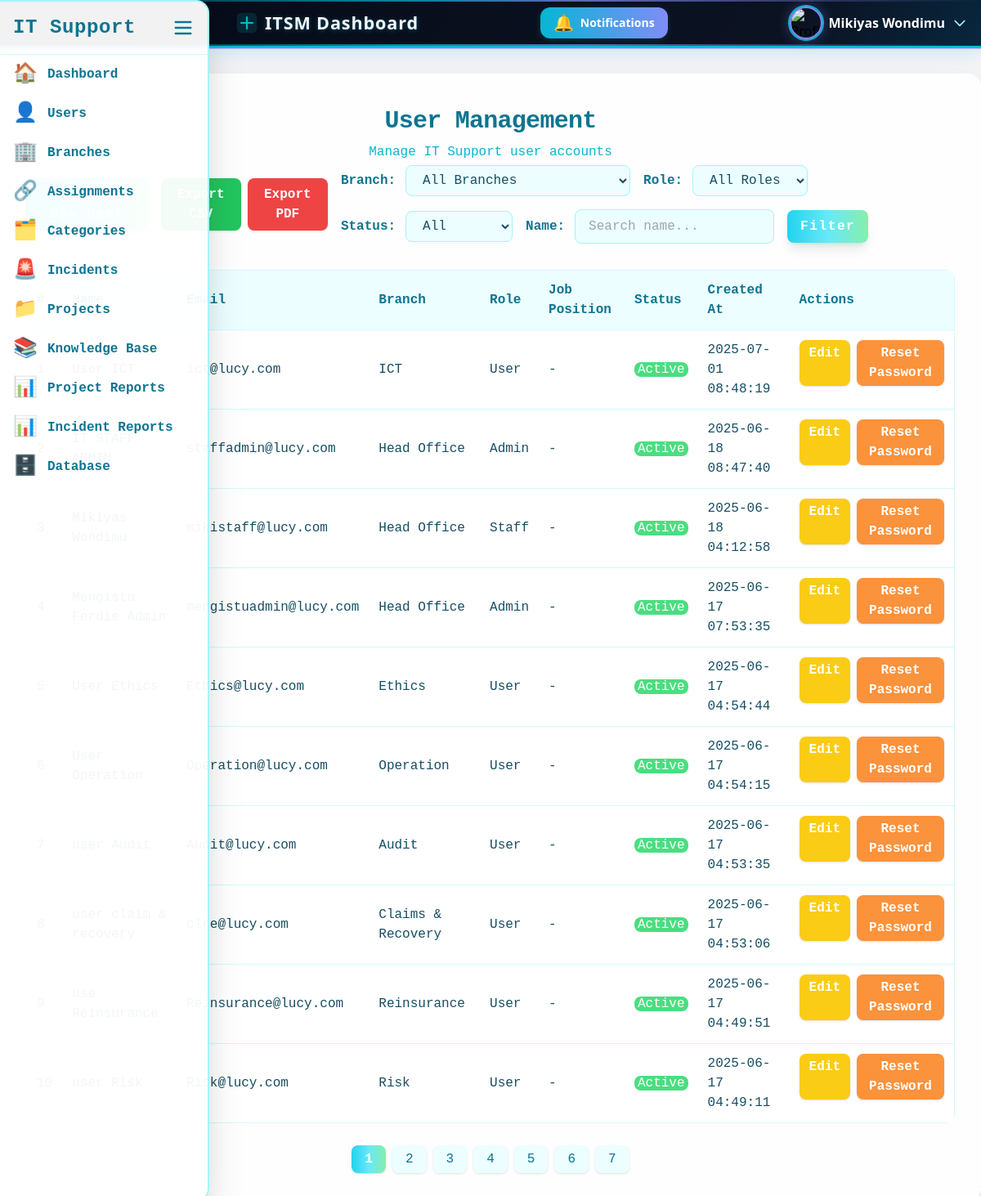
Before: /admin/users.php (signed in) with the older database file.
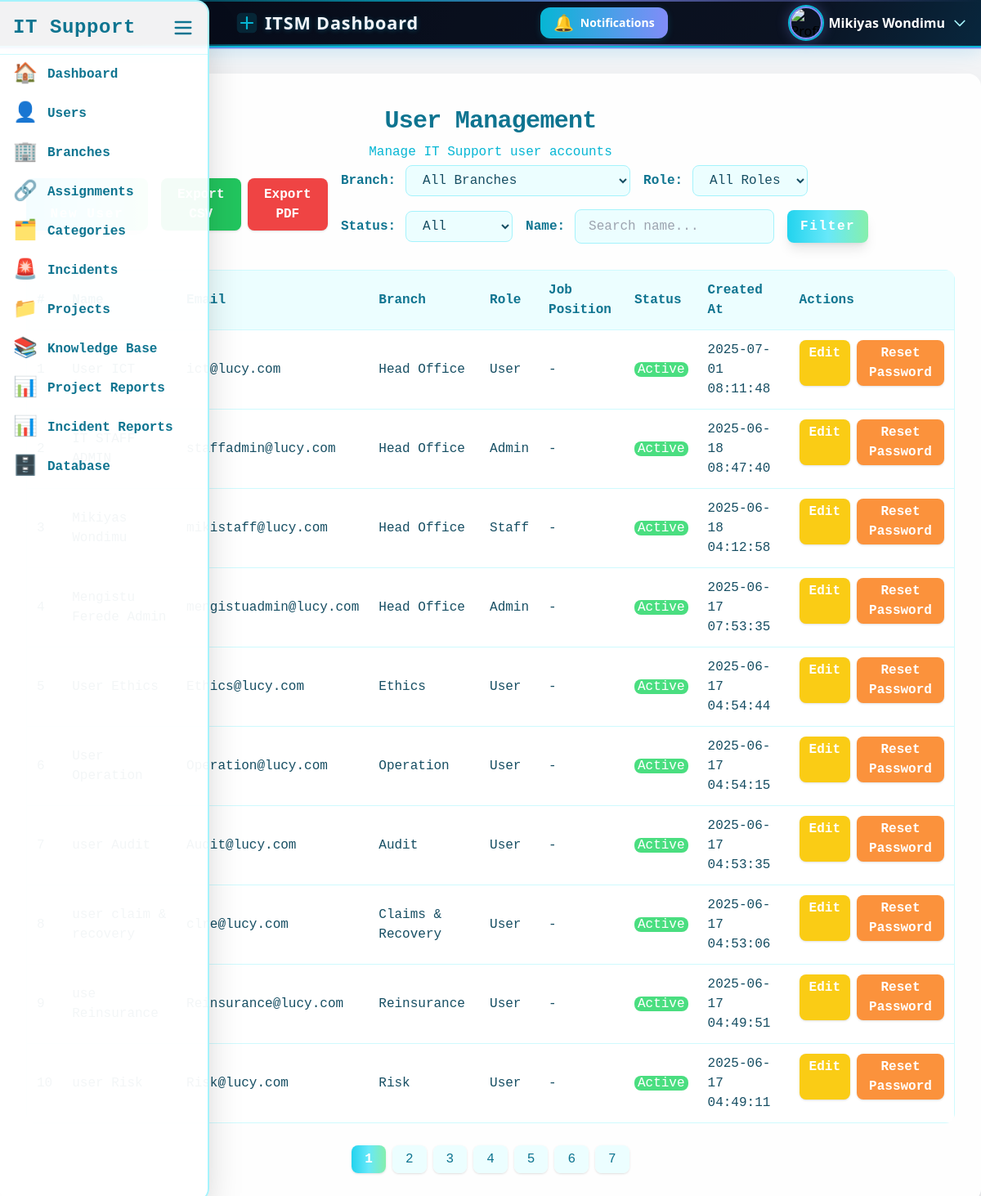
After: the same page with the newer database file.
### tables this page shows
CREATE TABLE `users` (
  `id` int(11) NOT NULL,
  `name` varchar(100) DEFAULT NULL,
  `email` varchar(100) DEFAULT NULL,
  `password` varchar(255) DEFAULT NULL,
  `role` enum('admin','staff','user') NOT NULL,
  `job_position` varchar(255) DEFAULT NULL,
  `created_at` timestamp NOT NULL DEFAULT current_timestamp(),
  `force_password_change` tinyint(1) DEFAULT 1,
  `branch_id` int(11) DEFAULT NULL,
  `profile_picture` varchar(255) DEFAULT NULL,
  `is_active` tinyint(1) NOT NULL DEFAULT 1
);

CREATE TABLE `branches` (
  `id` int(11) NOT NULL,
  `name` varchar(100) NOT NULL,
  `phone` varchar(100) DEFAULT NULL,
  `email` varchar(100) DEFAULT NULL,
  `location` varchar(255) DEFAULT NULL,
  `created_at` timestamp NOT NULL DEFAULT current_timestamp(),
  `is_active` tinyint(1) NOT NULL DEFAULT 1
);

### admin/users.php (the view, shortened to what the changed rows need)
<?php
require '../config/db.php';
$results_per_page = 10;
$page = isset($_GET['page']) ? (int)$_GET['page'] : 1;
$start_from = ($page - 1) * $results_per_page;
$where = [];
$params = [];
$whereSql = $where ? 'WHERE ' . implode(' AND ', $where) : '';
$sql = "SELECT
    u.id, u.name, u.email, u.role, u.is_active, u.created_at, u.job_position,
    b.id AS branch_id, b.name AS branch_name
    FROM users u
    LEFT JOIN branches b ON u.branch_id = b.id
    $whereSql
    ORDER BY u.created_at DESC
    LIMIT ?, ?";
$stmt = $pdo->prepare($sql);
$execParams = array_merge($params, [$start_from, $results_per_page]);
foreach ($execParams as $k => $v) {
    if ($k >= count($params)) {
        $stmt->bindValue($k + 1, $v, PDO::PARAM_INT);
    } else {
        $stmt->bindValue($k + 1, $v);
    }
}
$stmt->execute();
$users = $stmt->fetchAll();
?>
<!DOCTYPE html>
<html>
<head>
    <script src="https://cdn.tailwindcss.com"></script>
</head>
<body class="bg-gray-100">
      <?php include '../includes/sidebar.php'; ?>
    <?php include '../header.php'; ?>
    <div class="max-w-7xl ms-auto bg-white bg-opacity-95 rounded-2xl shadow-2xl px-8 py-10 fade-in tech-border glow mt-8">
        <h2 class="text-3xl font-extrabold text-center text-cyan-700 mb-2 tracking-tight font-mono">User Management</h2>
        <div class="overflow-x-auto rounded-xl shadow-inner">
            <table class="w-full border border-cyan-100 bg-white bg-opacity-90 font-mono text-cyan-900">
                <thead>
                    <tr class="bg-cyan-50 text-cyan-700 text-left">
                        <th class="p-3 font-bold">#</th>
                        <th class="p-3 font-bold">Name</th>
                        <th class="p-3 font-bold">Email</th>
                        <th class="p-3 font-bold">Branch</th>
                        <th class="p-3 font-bold">Role</th>
                        <th class="p-3 font-bold">Job Position</th>
                        <th class="p-3 font-bold">Status</th>
                        <th class="p-3 font-bold">Created At</th>
                        <th class="p-3 font-bold">Actions</th>
                    </tr>
                </thead>
                <tbody>
                    <?php foreach ($users as $index => $user): ?>
                        <tr class="border-t border-cyan-100 hover:bg-cyan-50 transition">
                            <td class="p-3"><?= $start_from + $index + 1 ?></td>
                            <td class="p-3"><?= htmlspecialchars($user['name']) ?></td>
                            <td class="p-3"><?= htmlspecialchars($user['email']) ?></td>
                            <td class="p-3"><?= htmlspecialchars($user['branch_name'] ?? 'N/A') ?></td>
                            <td class="p-3 capitalize"><?= htmlspecialchars($user['role']) ?></td>
                            <td class="p-3 capitalize"><?= htmlspecialchars($user['job_position'] ?? '-') ?></td>
                            <td class="p-3 capitalize">
                                <span class="<?= htmlspecialchars($user['is_active']) == 1 ? 'bg-green-400 text-white px-1 rounded-lg' : 'bg-red-400 text-white px-1 rounded-lg' ?>"><?= htmlspecialchars($user['is_active']) == 1 ? 'active' : 'inactive' ?></span>
                            </td>
                            <td class="p-3"><?= htmlspecialchars($user['created_at']) ?></td>
                            <td class="p-3 flex flex-col md:flex-row gap-2">
                                <a href="edit_user.php?id=<?= $user['id'] ?>"
                                    class="bg-yellow-400 hover:bg-yellow-500 text-white font-bold px-3 py-1 rounded-lg shadow transition">Edit</a>
                                <form method="POST" action="reset_password.php" onsubmit="return confirm('Reset password for this user?');" class="inline">
                                    <button type="submit" class="bg-orange-400 hover:bg-orange-500 text-white font-bold px-3 py-1 rounded-lg shadow transition">
                                        Reset Password
                                    </button>
                                </form>
                            </td>
                        </tr>
                    <?php endforeach; ?>
                </tbody>
            </table>
        </div>
    </div>
</body>
</html>

Changed rows visible on the page:
changed users "ict@lucy.com": branch.name "ICT" → "Head Office"; created_at "2025-07-01 08:48:19" → "2025-07-01 08:11:48"
